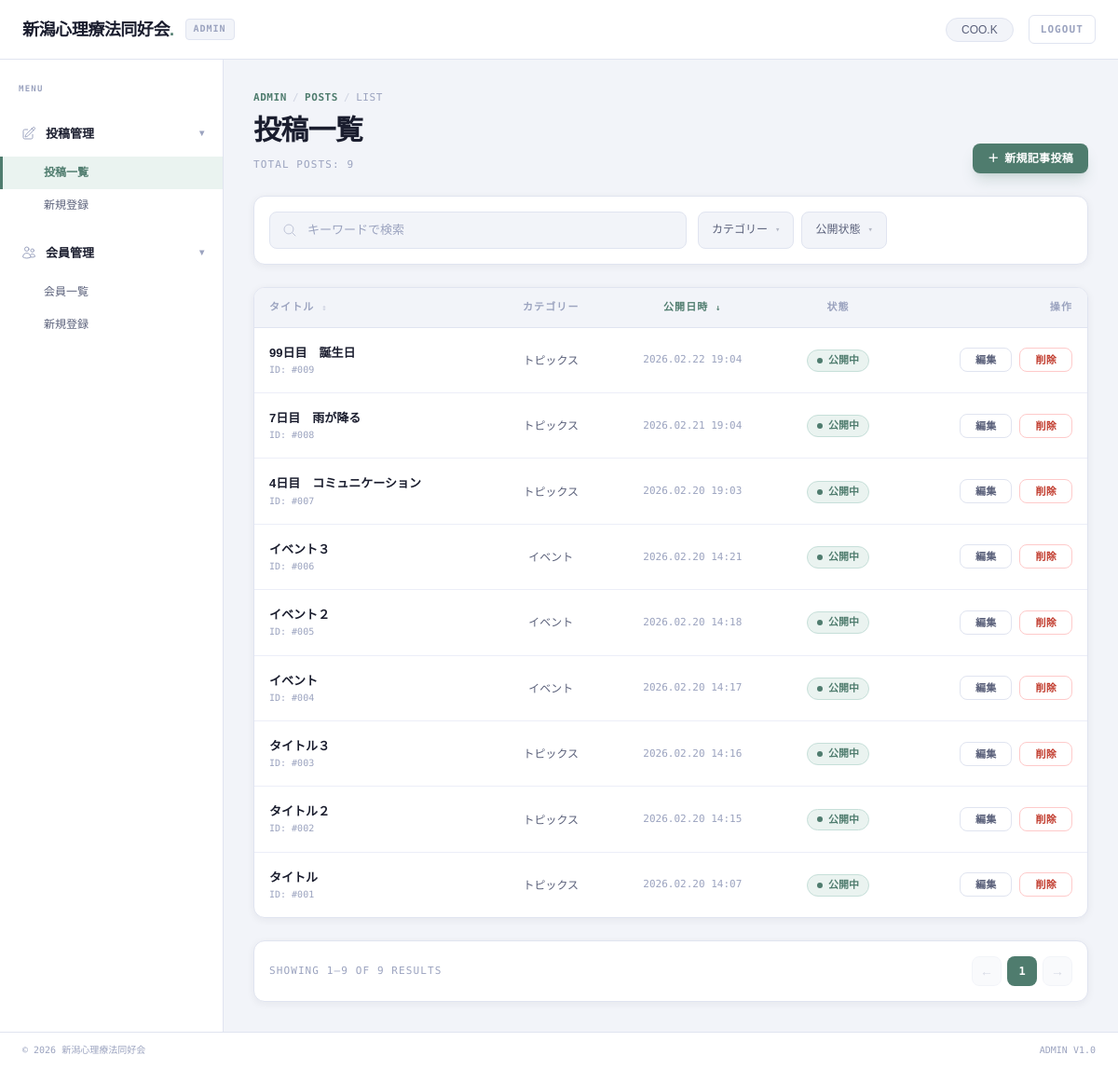
The app's page /admin/posts (signed in) with its own data.
### app/models.py (models this page shows, shortened)
class User(db.Model, UserMixin):
    __tablename__ = 'users'
    id = db.Column(db.Integer, primary_key=True, autoincrement=True)
    name = db.Column(db.Text, nullable=False)
    display_name = db.Column(db.Text, nullable=True)
    email = db.Column(db.Text, nullable=False, unique=True)
    password_hash = db.Column(db.Text, nullable=False)
    role = db.Column(db.Text, nullable=False, default='member')
    profile = db.Column(db.Text)
    created_at = db.Column(db.DateTime, default=datetime.utcnow)
    updated_at = db.Column(db.DateTime, default=datetime.utcnow, onupdate=datetime.utcnow)
    posts = db.relationship('Post', backref='author', lazy=True)
    comments = db.relationship('Comment', backref='user', lazy=True)
    @property
    def display_name_or_name(self):
        if self.display_name and self.display_name.strip():
            return self.display_name.strip()
        return self.name

class Post(db.Model):
    __tablename__ = 'posts'
    id = db.Column(db.Integer, primary_key=True, autoincrement=True)
    user_id = db.Column(db.Integer, db.ForeignKey('users.id'), nullable=False)
    category_id = db.Column(db.Integer, db.ForeignKey('categories.id'), nullable=False)
    title = db.Column(db.Text, nullable=False)
    content = db.Column(db.Text, nullable=False)
    published_at = db.Column(db.DateTime, default=datetime.utcnow)
    event_date = db.Column(db.DateTime, nullable=True)
    eyecatch_img = db.Column(db.Text)
    created_at = db.Column(db.DateTime, default=datetime.utcnow)
    updated_at = db.Column(db.DateTime, default=datetime.utcnow, onupdate=datetime.utcnow)
    comments = db.relationship('Comment', backref='post', lazy=True)

class Category(db.Model):
    __tablename__ = 'categories'
    id = db.Column(db.Integer, primary_key=True, autoincrement=True)
    name = db.Column(db.Text, nullable=False)
    slug = db.Column(db.Text, nullable=False, unique=True)
    created_at = db.Column(db.DateTime, default=datetime.utcnow)
    posts = db.relationship('Post', backref='category', lazy=True)

### app/blueprints/admin/routes.py (the view)
@admin_bp.route('/posts')
@login_required
def post_list():
    page = request.args.get('page', 1, type=int)
    q = request.args.get('q', '')
    query = Post.query
    if q:
        query = query.filter(Post.title.contains(q))
    pagination = query.order_by(Post.published_at.desc()).paginate(page=page, per_page=10, error_out=False)
    posts = pagination.items
    if ZoneInfo:
        now_jst = datetime.now(ZoneInfo('Asia/Tokyo')).replace(tzinfo=None)
    else:
        now_jst = datetime.utcnow() + timedelta(hours=9)
    return render_template('admin/post_list.html',
                         title='記事管理',
                         posts=posts,
                         pagination=pagination,
                         q=q,
                         now=now_jst)

### app/blueprints/admin/templates/admin/post_list.html (shortened to what this page needs)
{% extends "admin/admin_base.html" %}
{% set active_menu = 'post_list' %}
{% block main_content %}
<div class="flex flex-col md:flex-row md:items-end justify-between gap-4">
    <div class="flex flex-col gap-2">
        <div class="flex items-center gap-1.5 text-[11px] font-mono-dm text-custom-text-muted uppercase tracking-wider">
            <span class="text-custom-accent font-bold">Admin</span>
            <span class="opacity-40">/</span>
            <span class="text-custom-accent font-bold">Posts</span>
            <span class="opacity-40">/</span>
            <span>List</span>
        </div>
        <h1 class="text-2xl md:text-3xl font-header-sans font-bold text-custom-text-primary tracking-tight">
            投稿一覧</h1>
        <div class="text-[11px] font-mono-dm text-custom-text-muted uppercase tracking-widest mt-0.5">Total
            Posts: {{ pagination.total }}</div>
    </div>
    <a href="{{ url_for('admin.create_post') }}" class="btn-admin-primary w-full md:w-auto justify-center">
        <span>＋</span> 新規記事投稿
    </a>
</div>
<div
    class="bg-white border border-custom-border rounded-custom p-4 shadow-custom-sm flex flex-col sm:flex-row sm:items-center gap-3">
    <form action="{{ url_for('admin.post_list') }}" method="GET" class="relative flex-1 w-full sm:max-w-md">
        <span class="absolute left-3.5 top-1/2 -translate-y-1/2 text-custom-text-muted opacity-60">
            <svg xmlns="http://www.w3.org/2000/svg" fill="none" viewBox="0 0 24 24" stroke-width="1.5"
                stroke="currentColor" class="w-4 h-4">
                <path stroke-linecap="round" stroke-linejoin="round"
                    d="m21 21-5.197-5.197m0 0A7.5 7.5 0 1 0 5.196 5.196a7.5 7.5 0 0 0 10.607 10.607Z" />
            </svg>
        </span>
        <input type="text" name="q" value="{{ q }}" placeholder="キーワードで検索" class="input-admin pl-10">
    </form>
    <div class="flex gap-2">
        <div
            class="flex-1 sm:flex-none flex items-center justify-between gap-2 px-3.5 h-10 bg-custom-surface-2 border border-custom-border rounded-lg text-[12px] font-mono-dm text-custom-text-secondary cursor-pointer hover:bg-custom-surface-3 transition-colors">
            カテゴリー <span class="text-[9px] opacity-40">▾</span>
        </div>
        <div
            class="flex-1 sm:flex-none flex items-center justify-between gap-2 px-3.5 h-10 bg-custom-surface-2 border border-custom-border rounded-lg text-[12px] font-mono-dm text-custom-text-secondary cursor-pointer hover:bg-custom-surface-3 transition-colors">
            公開状態 <span class="text-[9px] opacity-40">▾</span>
        </div>
    </div>
</div>
<div class="bg-white border border-custom-border rounded-custom shadow-custom-sm overflow-x-auto w-full">
    <table class="w-full text-left border-collapse min-w-[800px]">
        <thead class="bg-custom-surface-2 border-b border-custom-border">
            <tr>
                <th
                    class="px-4 py-3 text-[11px] font-bold text-custom-text-muted font-mono-dm uppercase tracking-widest">
                    タイトル <span class="text-[9px] opacity-40">↕</span></th>
                <th
                    class="px-4 py-3 text-[11px] font-bold text-custom-text-muted font-mono-dm uppercase tracking-widest text-center">
                    カテゴリー</th>
                <th
                    class="px-4 py-3 text-[11px] font-bold text-custom-accent font-mono-dm uppercase tracking-widest text-center">
                    公開日時 <span class="text-[9px]">↓</span></th>
                <th
                    class="px-4 py-3 text-[11px] font-bold text-custom-text-muted font-mono-dm uppercase tracking-widest text-center">
                    状態</th>
                <th
                    class="px-4 py-3 text-[11px] font-bold text-custom-text-muted font-mono-dm uppercase tracking-widest text-right">
                    操作</th>
            </tr>
        </thead>
        <tbody class="divide-y divide-custom-border-light">
            {% for post in posts %}
            <tr class="hover:bg-custom-surface-2 transition-colors group">
                <td class="px-4 py-4">
                    <div class="font-bold text-custom-text-primary text-[13px] truncate max-w-[400px]">{{ post.title }}
                    </div>
                    <div class="text-[10px] font-mono-dm text-custom-text-muted">ID: #{{ "%03d"|format(post.id) }}</div>
                </td>
                <td class="px-4 py-4 text-center">
                    <span class="text-xs text-custom-text-secondary">
                        {{ post.category.name if post.category else '未分類' }}
                    </span>
                </td>
                <td class="px-4 py-4 text-center text-[11px] font-mono-dm text-custom-text-muted">
                    {{ post.published_at.strftime('%Y.%m.%d %H:%M') }}
                </td>
                <td class="px-4 py-4 text-center">
                    {% if post.published_at <= now %} <span class="status-badge-active">
                        <span class="w-1.5 h-1.5 rounded-full bg-current"></span>
                        公開中
                        </span>
                        {% else %}
                        <span
                            class="status-badge-inactive text-custom-accent bg-custom-accent/10 border-custom-accent/20">
                            <span class="w-1.5 h-1.5 rounded-full bg-current"></span>
                            予約済
                        </span>
                        {% endif %}
                </td>
                <td class="px-4 py-4">
                    <div class="flex justify-end gap-2 text-right">
                        <a href="{{ url_for('admin.edit_post', id=post.id) }}"
                            class="btn-admin-ghost py-1 text-[11px]">編集</a>
                        <form action="{{ url_for('admin.delete_post', id=post.id) }}" method="POST" class="inline"
                            onsubmit="return confirm('本当に削除しますか？');">
                            <button type="submit" class="btn-admin-danger py-1 text-[11px]">削除</button>
                        </form>
                    </div>
                </td>
            </tr>
            {% else %}
            <tr>
                <td colspan="5" class="px-4 py-12 text-center text-custom-text-muted font-mono-dm text-xs">
                    記事データが見つかりませんでした
                </td>
            </tr>
            {% endfor %}
        </tbody>
    </table>
</div>
<div
    class="bg-white border border-custom-border rounded-custom p-4 shadow-custom-sm flex flex-col md:flex-row items-center justify-between gap-4">
    <div class="text-[11px] font-mono-dm text-custom-text-muted uppercase tracking-widest order-2 md:order-1">
        SHOWING {{ pagination.first }}–{{ pagination.last }} OF {{ pagination.total }} RESULTS</div>
    <div class="flex items-center gap-1.5 order-1 md:order-2">
        {% if pagination.has_prev %}
        <a href="{{ url_for('admin.post_list', page=pagination.prev_num, q=q) }}"
            class="w-8 h-8 rounded-lg bg-custom-surface-2 border border-custom-border text-custom-text-secondary flex items-center justify-center hover:bg-custom-surface-3 transition-colors">←</a>
        {% else %}
        <span
            class="w-8 h-8 rounded-lg bg-custom-surface-2 border border-custom-border text-custom-text-muted opacity-40 flex items-center justify-center cursor-not-allowed">←</span>
        {% endif %}
        {% for page_num in pagination.iter_pages(left_edge=1, right_edge=1, left_current=1, right_current=2) %}
        {% if page_num %}
        {% if page_num == pagination.page %}
        <span
            class="w-8 h-8 rounded-lg bg-custom-accent text-white font-bold font-mono-dm text-xs flex items-center justify-center">{{
            page_num }}</span>
        {% else %}
        <a href="{{ url_for('admin.post_list', page=page_num, q=q) }}"
            class="w-8 h-8 rounded-lg bg-custom-surface-2 border border-custom-border text-custom-text-secondary font-mono-dm text-xs flex items-center justify-center hover:bg-custom-surface-3 transition-colors">{{
            page_num }}</a>
        {% endif %}
        {% else %}
        <span class="px-1 text-custom-text-muted opacity-40">…</span>
        {% endif %}
        {% endfor %}
        {% if pagination.has_next %}
        <a href="{{ url_for('admin.post_list', page=pagination.next_num, q=q) }}"
            class="w-8 h-8 rounded-lg bg-custom-surface-2 border border-custom-border text-custom-text-secondary flex items-center justify-center hover:bg-custom-surface-3 transition-colors">→</a>
        {% else %}
        <span
            class="w-8 h-8 rounded-lg bg-custom-surface-2 border border-custom-border text-custom-text-muted opacity-40 flex items-center justify-center cursor-not-allowed">→</span>
        {% endif %}
    </div>
</div>
{% endblock %}

### app/blueprints/admin/templates/admin/admin_base.html (shortened to what this page needs)
<!DOCTYPE html>
<html lang="ja">
<head>
    <script src="https://cdn.tailwindcss.com"></script>
</head>
<body>
    <div class="grid grid-rows-[64px_1fr] md:grid-cols-[240px_1fr] min-h-screen relative w-full overflow-x-hidden">
        <header
            class="col-span-1 md:col-span-2 bg-white border-b border-custom-border flex items-center px-4 md:px-6 sticky top-0 z-50">
            <div class="font-header-sans font-bold text-lg text-custom-text-primary tracking-tight">
                新潟心理療法同好会<span class="text-custom-accent">.</span>
            </div>
            <div
                class="ml-2 md:ml-3 px-2 py-0.5 bg-custom-surface-2 border border-custom-border rounded text-[10px] font-bold text-custom-text-muted font-mono-dm uppercase tracking-widest">
                Admin
            </div>
            <div class="ml-auto flex items-center gap-2 md:gap-4">
                <div
                    class="hidden sm:flex items-center px-4 py-1 bg-custom-surface-2 border border-custom-border rounded-full">
                    <span class="text-xs font-medium text-custom-text-secondary">{{ current_user.display_name_or_name }}</span>
                </div>
                <a href="{{ url_for('auth.logout') }}"
                    class="text-[10px] md:text-[11px] font-mono-dm text-custom-text-muted border border-custom-border px-2.5 md:px-3 py-1.5 rounded-md bg-white hover:bg-custom-surface-2 transition-colors uppercase tracking-widest font-bold">
                    Logout
                </a>
            </div>
        </header>
        <aside id="sidebar"
            class="fixed md:static inset-y-0 left-0 w-[240px] bg-white border-r border-custom-border py-6 flex flex-col gap-1 overflow-y-auto z-50 -translate-x-full md:translate-x-0 transition-transform duration-300 ease-in-out shadow-custom md:shadow-none">
            <div class="px-5 mb-2 text-[9px] font-bold text-custom-text-muted uppercase tracking-[0.14em] font-mono-dm">
                Menu</div>
            <div
                class="sidebar-item font-semibold text-custom-text-primary flex justify-between items-center group mt-2">
                <div class="flex items-center gap-2.5">
                    <span class="text-custom-text-muted group-hover:text-custom-accent transition-colors">
                    </span>
                    <span>投稿管理</span>
                </div>
                <span
                    class="text-[10px] text-custom-text-muted group-hover:text-custom-text-primary transition-colors">▾</span>
            </div>
            <div class="flex flex-col">
                <a href="{{ url_for('admin.post_list') }}"
                    class="sidebar-sub-item {% if active_menu == 'post_list' %}active{% endif %}">投稿一覧</a>
                <a href="{{ url_for('admin.create_post') }}"
                    class="sidebar-sub-item {% if active_menu == 'post_new' %}active{% endif %}">新規登録</a>
            </div>
            <div
                class="sidebar-item font-semibold text-custom-text-primary flex justify-between items-center group mt-2">
                <div class="flex items-center gap-2.5">
                    <span class="text-custom-text-muted group-hover:text-custom-accent transition-colors">
                    </span>
                    <span>会員管理</span>
                </div>
                <span
                    class="text-[10px] text-custom-text-muted group-hover:text-custom-text-primary transition-colors">▾</span>
            </div>
            <div class="flex flex-col">
                <a href="{{ url_for('admin.admin_users') }}"
                    class="sidebar-sub-item {% if active_menu == 'user_list' %}active{% endif %}">会員一覧</a>
                <a href="{{ url_for('admin.admin_user_new') }}"
                    class="sidebar-sub-item {% if active_menu == 'user_new' %}active{% endif %}">新規登録</a>
            </div>
        </aside>
        <main class="p-4 md:p-8 flex flex-col gap-6 min-w-0">
            {% block main_content %}{% endblock %}
        </main>
        <footer
            class="md:col-span-2 h-10 bg-white border-t border-custom-border flex items-center justify-between px-6 text-[10px] text-custom-text-muted font-mono-dm shrink-0 sticky bottom-0 z-50">
            <span>© 2026 新潟心理療法同好会</span>
            <div class="hidden sm:flex gap-4">
                <span>ADMIN V1.0</span>
            </div>
        </footer>
    </div>
</body>
</html>

### records on screen
User: display_name_or_name "COO.K"
Post: title "99日目 誕生日", id "009", category "トピックス", published_at "2026.02.22 19:04", shows "公開中"
Post: title "7日目 雨が降る", id "008", category "トピックス", published_at "2026.02.21 19:04", shows "公開中"
Post: title "4日目 コミュニケーション", id "007", category "トピックス", published_at "2026.02.20 19:03", shows "公開中"
Post: title "イベント３", id "006", category "イベント", published_at "2026.02.20 14:21", shows "公開中"
Post: title "イベント２", id "005", category "イベント", published_at "2026.02.20 14:18", shows "公開中"
Post: title "イベント", id "004", category "イベント", published_at "2026.02.20 14:17", shows "公開中"
Post: title "タイトル３", id "003", category "トピックス", published_at "2026.02.20 14:16", shows "公開中"
Post: title "タイトル２", id "002", category "トピックス", published_at "2026.02.20 14:15", shows "公開中"
Post: title "タイトル", id "001", category "トピックス", published_at "2026.02.20 14:07", shows "公開中"

### other values on screen
{{ pagination.total }} "9"
{{ pagination.first }} "1"
{{ pagination.last }} "9"
{{ page_num }} "1"
